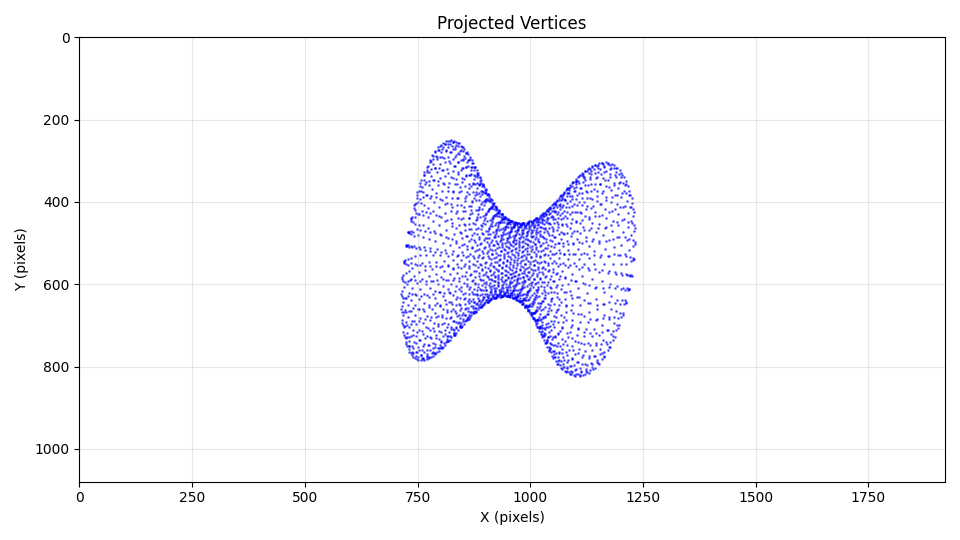
#> input picture src/notebooks/projected_vertices.png, 960 x 540 px
$ python edgedetection.py projected_vertices.png out.png 100 100
#> lines starting #> are read from the running program, lines starting #| are printed output that depends on the picture
import cv2
import sys

def apply_canny(input_path, output_path=None, threshold1=20, threshold2=250, equalize=False):
    # Read the image in grayscale
#> called with input_path = 'projected_vertices.png', output_path = 'out.png', threshold1 = 100, threshold2 = 100, equalize = False
    img = cv2.imread(input_path)
#> img is the input picture: shape (540, 960, 3); mean B, G, R 252.1, 248.3, 248.3
    img = cv2.cvtColor(img, cv2.COLOR_BGR2GRAY)
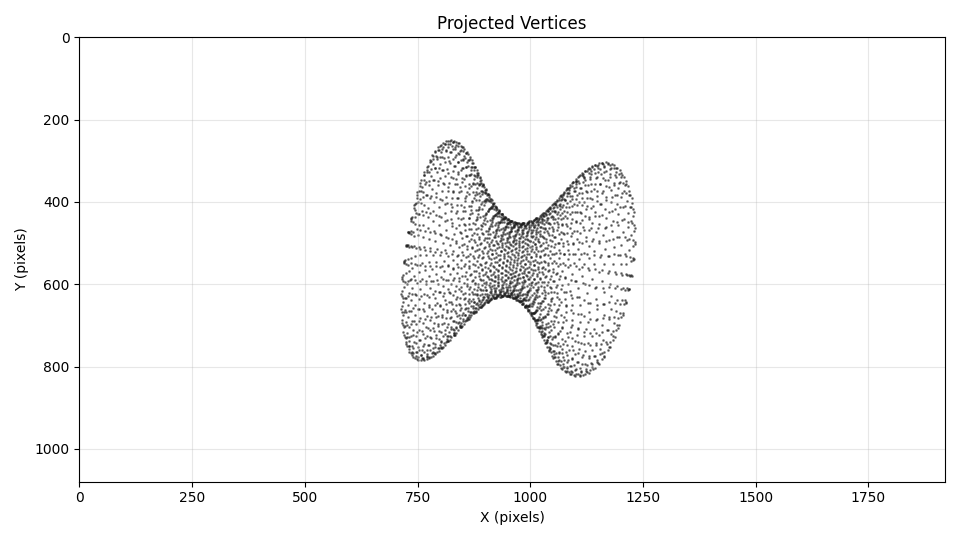
#> img: shape (540, 960); min 0, max 255, mean 248.8

    if img is None:
        print(f"Error: Unable to read image {input_path}")
        return

    # Apply histogram equalization if the flag is set
    if equalize:
        img = cv2.equalizeHist(img)

    # Apply Canny edge detection
    # img = cv2.equalizeHist(img)
    edges = cv2.Canny(img, threshold1, threshold2)
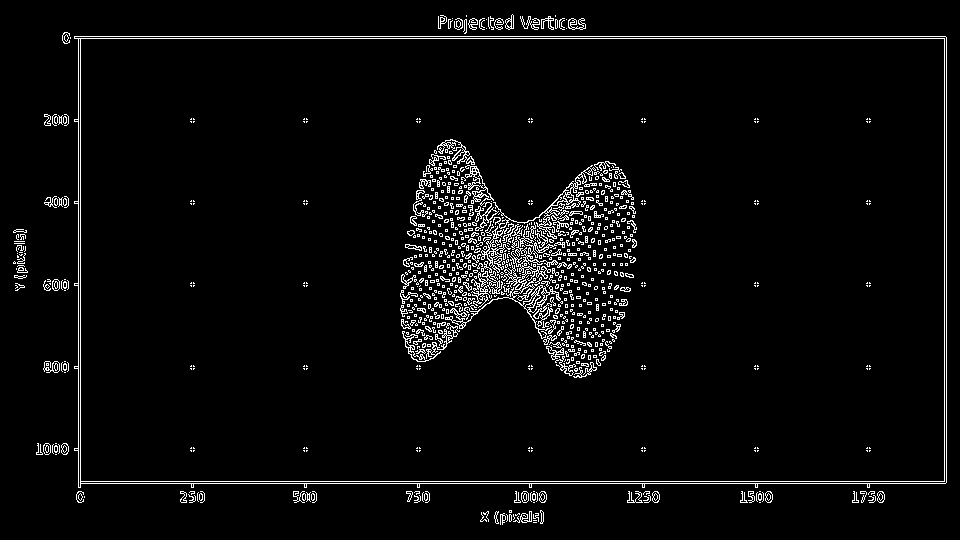
#> edges: shape (540, 960); 3.9% white in thin lines or dots

    if output_path:
        # Save the result
        cv2.imwrite(output_path, edges)
        print(f"Saved edge-detected image to {output_path}")
    else:
        # Show the result in a window
        cv2.imshow("Canny Edge Detection", edges)
        cv2.waitKey(0)
        cv2.destroyAllWindows()

if __name__ == "__main__":
    if len(sys.argv) < 2:
        print("Usage: python canny_edge.py <input_image> [output_image] [threshold1] [threshold2] [--equalize]")
        sys.exit(1)

    input_file = sys.argv[1]
    output_file = sys.argv[2] if len(sys.argv) > 2 and sys.argv[2] != "-" else None  # Use "-" to skip saving

    # Optional thresholds
    thresh1 = int(sys.argv[3]) if len(sys.argv) > 3 else 100
    thresh2 = int(sys.argv[4]) if len(sys.argv) > 4 else 200

    # Check if equalization flag is provided
    equalize = "--equalize" in sys.argv or "-e" in sys.argv

    apply_canny(input_file, output_file, thresh1, thresh2, equalize)
